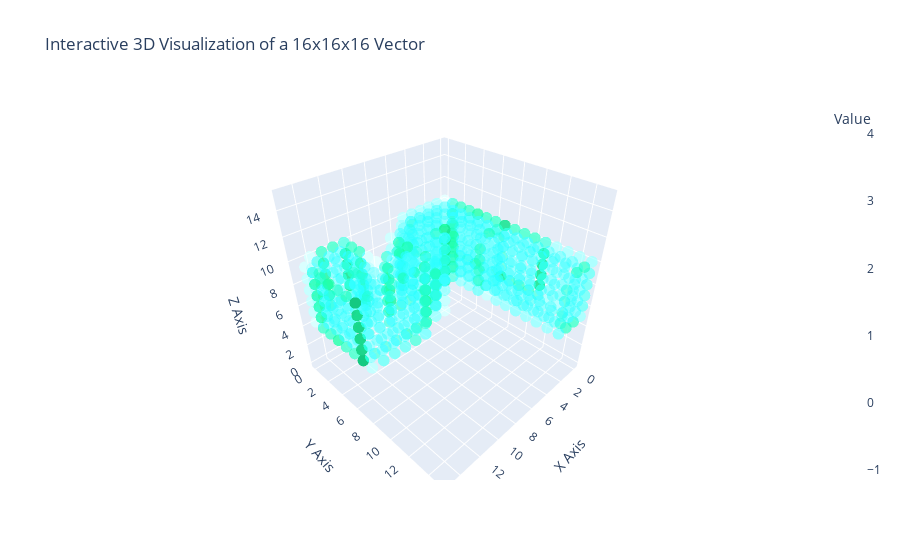

The cell this chart's notebook holds for it:
### Markdown cell above
## Display a single vector of data

### Code cell
display_3d_vector(X_test[2])

### Figure 1 — Plotly figure (JSON) as saved in the notebook; plotly's stock layout.template omitted (floating-point values rounded to 4 significant figures; data arrays with more than 128 entries replaced by an {"elided": "..."} marker saying what was removed)
{"data": [{"marker": {"color": {"elided": "4096 str values"}, "colorbar": {"title": {"text": "Value"}}, "size": 4}, "mode": "markers", "type": "scatter3d", "x": {"elided": "4096 int values"}, "y": {"elided": "4096 int values"}, "z": {"elided": "4096 int values"}}], "layout": {"scene": {"xaxis": {"title": {"text": "X Axis"}}, "yaxis": {"title": {"text": "Y Axis"}}, "zaxis": {"title": {"text": "Z Axis"}}}, "title": {"text": "Interactive 3D Visualization of a 16x16x16 Vector"}}}
